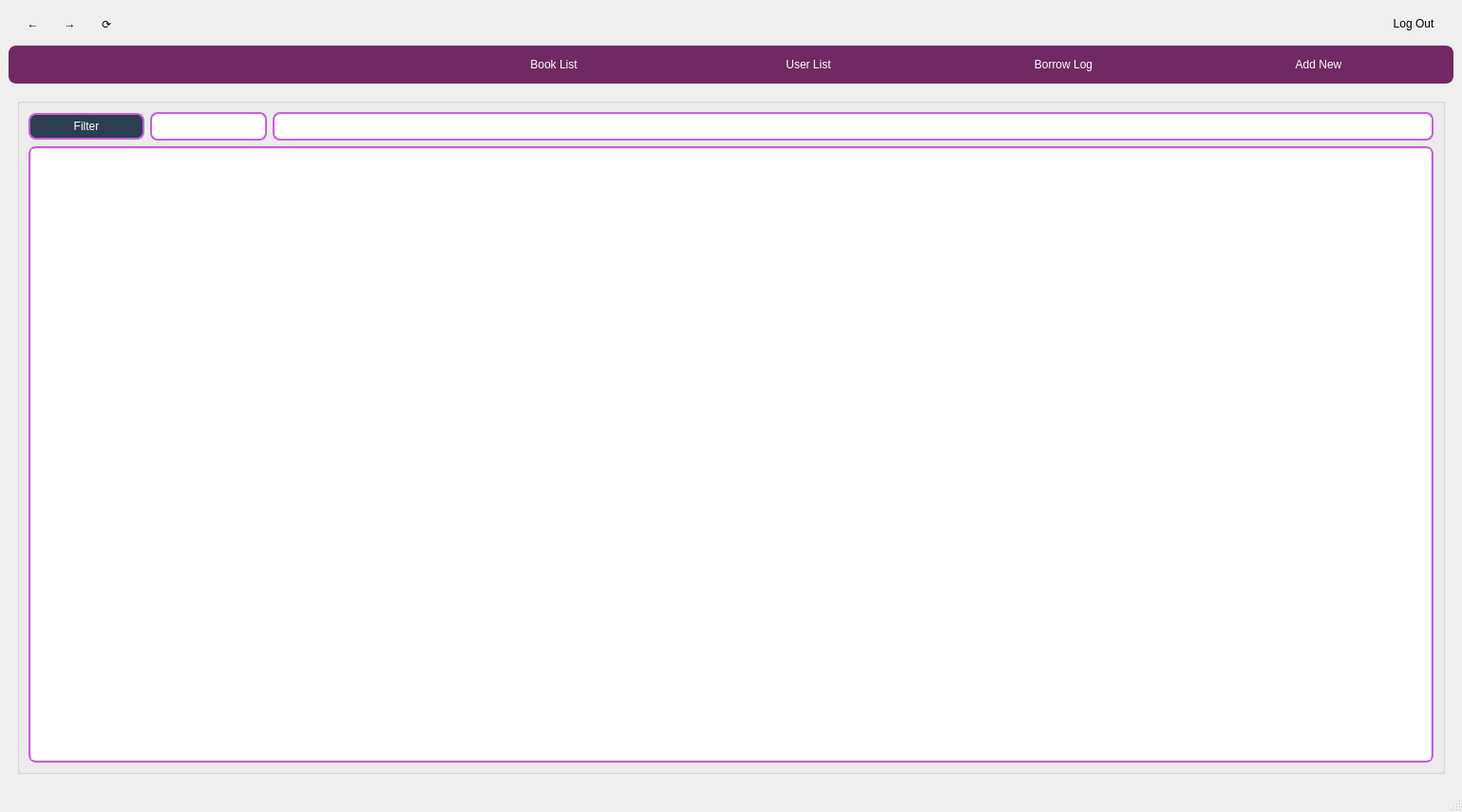
<?xml version="1.0" encoding="UTF-8"?>
<ui version="4.0">
 <class>BookWindow_Librarian</class>
 <widget class="QMainWindow" name="BookWindow_Librarian">
  <property name="geometry">
   <rect>
    <x>0</x>
    <y>0</y>
    <width>1539</width>
    <height>855</height>
   </rect>
  </property>
  <property name="windowTitle">
   <string>MainWindow</string>
  </property>
  <property name="styleSheet">
   <string notr="true"/>
  </property>
  <widget class="QWidget" name="centralwidget">
   <layout class="QVBoxLayout" name="verticalLayout">
    <item>
     <widget class="QWidget" name="titleBarWidget" native="true">
      <layout class="QVBoxLayout" name="verticalLayout_11">
       <item>
        <layout class="QHBoxLayout" name="horizontalLayout_3" stretch="1,1,1,40,2">
         <item>
          <widget class="QPushButton" name="pushButton_PreviousPage">
           <property name="styleSheet">
            <string notr="true">QPushButton {
    background-color: transparent;
    border: none;
    border-radius: 4px;
}

QPushButton:hover {
    background-color: rgba(255, 255, 255, 30);
}

QPushButton:pressed {
    background-color: rgba(255, 255, 255, 50);
}</string>
           </property>
           <property name="text">
            <string>←</string>
           </property>
          </widget>
         </item>
         <item>
          <widget class="QPushButton" name="pushButton_NextPage">
           <property name="styleSheet">
            <string notr="true">QPushButton {
    background-color: transparent;
    border: none;
    border-radius: 4px; 
}

QPushButton:hover {
    background-color: rgba(255, 255, 255, 30); 
}

QPushButton:pressed {
    background-color: rgba(255, 255, 255, 50); 
}</string>
           </property>
           <property name="text">
            <string>→</string>
           </property>
          </widget>
         </item>
         <item>
          <widget class="QPushButton" name="pushButton_Reload">
           <property name="styleSheet">
            <string notr="true">QPushButton {
    background-color: transparent;
    border: none;
    border-radius: 4px; 
}

QPushButton:hover {
    background-color: rgba(255, 255, 255, 30); 
}

QPushButton:pressed {
    background-color: rgba(255, 255, 255, 50); 
}</string>
           </property>
           <property name="text">
            <string>⟳</string>
           </property>
          </widget>
         </item>
         <item>
          <widget class="QLabel" name="label_Space">
           <property name="text">
            <string/>
           </property>
          </widget>
         </item>
         <item>
          <widget class="QPushButton" name="pushButton_LogOut">
           <property name="styleSheet">
            <string notr="true">QPushButton {
    background-color: transparent;
    border: none;
    border-radius: 4px; 
}

QPushButton:hover {
    background-color: rgba(255, 255, 255, 30); 
}

QPushButton:pressed {
    background-color: rgba(255, 255, 255, 50); 
}</string>
           </property>
           <property name="text">
            <string>Log Out</string>
           </property>
          </widget>
         </item>
        </layout>
       </item>
      </layout>
     </widget>
    </item>
    <item>
     <widget class="QGroupBox" name="groupBox_navigationbar">
      <property name="styleSheet">
       <string notr="true">border:2px solid #702963;
border-radius: 8px;
background-color: #702963;</string>
      </property>
      <property name="title">
       <string/>
      </property>
      <layout class="QVBoxLayout" name="verticalLayout_4">
       <item>
        <layout class="QHBoxLayout" name="horizontalLayout" stretch="4,4,5,5,5,5">
         <item>
          <widget class="QLabel" name="label_date">
           <property name="styleSheet">
            <string notr="true">color: rgb(255, 255, 255);</string>
           </property>
           <property name="text">
            <string/>
           </property>
           <property name="alignment">
            <set>Qt::AlignmentFlag::AlignCenter</set>
           </property>
          </widget>
         </item>
         <item>
          <widget class="QLabel" name="label_time">
           <property name="styleSheet">
            <string notr="true">color: rgb(255, 255, 255);</string>
           </property>
           <property name="text">
            <string/>
           </property>
           <property name="alignment">
            <set>Qt::AlignmentFlag::AlignLeading|Qt::AlignmentFlag::AlignLeft|Qt::AlignmentFlag::AlignVCenter</set>
           </property>
          </widget>
         </item>
         <item>
          <widget class="QPushButton" name="pushButton_NavToBookList">
           <property name="styleSheet">
            <string notr="true">QPushButton {
	color: rgb(255, 255, 255);
    text-decoration: none;
}
QPushButton:hover {
    text-decoration: underline;
}</string>
           </property>
           <property name="text">
            <string>Book List</string>
           </property>
          </widget>
         </item>
         <item>
          <widget class="QPushButton" name="pushButton_NavToUserList">
           <property name="styleSheet">
            <string notr="true">QPushButton {
    text-decoration: none;
	color: rgb(255, 255, 255);
}
QPushButton:hover {
    text-decoration: underline;
}</string>
           </property>
           <property name="text">
            <string>User List</string>
           </property>
          </widget>
         </item>
         <item>
          <widget class="QPushButton" name="pushButton_NavToBorrowLog">
           <property name="styleSheet">
            <string notr="true">QPushButton {
	color: rgb(255, 255, 255);
    text-decoration: none;
}
QPushButton:hover {
    text-decoration: underline;
}</string>
           </property>
           <property name="text">
            <string>Borrow Log</string>
           </property>
          </widget>
         </item>
         <item>
          <widget class="QPushButton" name="pushButton_AddNew">
           <property name="styleSheet">
            <string notr="true">QPushButton {
	color: rgb(255, 255, 255);
    text-decoration: none;
}
QPushButton:hover {
    text-decoration: underline;
}</string>
           </property>
           <property name="text">
            <string>Add New</string>
           </property>
          </widget>
         </item>
        </layout>
       </item>
      </layout>
     </widget>
    </item>
    <item>
     <widget class="QStackedWidget" name="stackedWidget">
      <property name="currentIndex">
       <number>0</number>
      </property>
      <widget class="QWidget" name="page_BookList">
       <layout class="QVBoxLayout" name="verticalLayout_2">
        <item>
         <widget class="QGroupBox" name="groupBox_searchpage">
          <property name="title">
           <string/>
          </property>
          <layout class="QVBoxLayout" name="verticalLayout_6">
           <item>
            <layout class="QHBoxLayout" name="horizontalLayout_5" stretch="1,1,10">
             <item>
              <widget class="QPushButton" name="pushButton_filter_book">
               <property name="minimumSize">
                <size>
                 <width>110</width>
                 <height>0</height>
                </size>
               </property>
               <property name="styleSheet">
                <string notr="true">QPushButton{ 
border:2px solid #ca5cdd;
 border-radius:8px;
 padding:5px;
 background-color:#2c3e50;
 border-radius:8px;
 color:white;
}</string>
               </property>
               <property name="text">
                <string>Filter</string>
               </property>
              </widget>
             </item>
             <item>
              <widget class="QComboBox" name="comboBox_searchby_book">
               <property name="sizePolicy">
                <sizepolicy hsizetype="Minimum" vsizetype="Fixed">
                 <horstretch>0</horstretch>
                 <verstretch>0</verstretch>
                </sizepolicy>
               </property>
               <property name="minimumSize">
                <size>
                 <width>110</width>
                 <height>0</height>
                </size>
               </property>
               <property name="acceptDrops">
                <bool>true</bool>
               </property>
               <property name="styleSheet">
                <string notr="true">QComboBox
{
color:rgb(255, 255, 255);
border:2px solid #ca5cdd;
 border-radius:8px;
 padding:5px;
}
QComboBox::drop-down
{
 border:none;
}
QComboBox QAbstractItemView
{
 background-color:#2c3e50;
 selection-background-color:#3498db;
 border-radius:8px;
 color:white;
}</string>
               </property>
               <property name="currentIndex">
                <number>0</number>
               </property>
               <property name="sizeAdjustPolicy">
                <enum>QComboBox::SizeAdjustPolicy::AdjustToContentsOnFirstShow</enum>
               </property>
               <item>
                <property name="text">
                 <string>Search by</string>
                </property>
               </item>
               <item>
                <property name="text">
                 <string>Book Name</string>
                </property>
               </item>
               <item>
                <property name="text">
                 <string>Book Code</string>
                </property>
               </item>
               <item>
                <property name="text">
                 <string>Author</string>
                </property>
               </item>
              </widget>
             </item>
             <item>
              <widget class="QLineEdit" name="lineEdit_searchinput_book">
               <property name="styleSheet">
                <string notr="true"> QLineEdit
{
color:rgb(255, 255, 255);
border:2px solid #ca5cdd;
border-radius:8px;
padding:5px;
}</string>
               </property>
               <property name="inputMask">
                <string/>
               </property>
               <property name="text">
                <string/>
               </property>
               <property name="placeholderText">
                <string>Search by entering book name</string>
               </property>
              </widget>
             </item>
            </layout>
           </item>
           <item>
            <layout class="QVBoxLayout" name="verticalLayout_7" stretch="0">
             <item>
              <widget class="QTableWidget" name="tableWidget_BookList">
               <property name="mouseTracking">
                <bool>true</bool>
               </property>
               <property name="styleSheet">
                <string notr="true">QTableWidget{
color:rgb(255, 255, 255);
alternate-background-color: #606060;
selection-background-color: rgb(63, 63, 63);
selection-color: rgb(255, 255, 255);
border:2px solid #ca5cdd;
border-radius: 8px;
padding:1px;
}</string>
               </property>
               <property name="editTriggers">
                <set>QAbstractItemView::EditTrigger::NoEditTriggers</set>
               </property>
               <property name="alternatingRowColors">
                <bool>true</bool>
               </property>
               <property name="selectionMode">
                <enum>QAbstractItemView::SelectionMode::SingleSelection</enum>
               </property>
               <property name="selectionBehavior">
                <enum>QAbstractItemView::SelectionBehavior::SelectRows</enum>
               </property>
               <attribute name="horizontalHeaderStretchLastSection">
                <bool>true</bool>
               </attribute>
              </widget>
             </item>
            </layout>
           </item>
          </layout>
         </widget>
        </item>
       </layout>
      </widget>
      <widget class="QWidget" name="page_BookDetail">
       <layout class="QVBoxLayout" name="verticalLayout_9">
        <item>
         <widget class="QGroupBox" name="groupBox_2">
          <property name="title">
           <string/>
          </property>
          <layout class="QVBoxLayout" name="verticalLayout_8" stretch="4,0">
           <item>
            <layout class="QHBoxLayout" name="horizontalLayout_7" stretch="1,2">
             <item>
              <widget class="QLabel" name="label_bookImage">
               <property name="minimumSize">
                <size>
                 <width>200</width>
                 <height>200</height>
                </size>
               </property>
               <property name="styleSheet">
                <string notr="true">QLabel
{
border:2px solid #ca5cdd;
 border-radius:8px;
 padding:5px;
}</string>
               </property>
               <property name="frameShape">
                <enum>QFrame::Shape::Box</enum>
               </property>
               <property name="text">
                <string>No Image</string>
               </property>
               <property name="alignment">
                <set>Qt::AlignmentFlag::AlignCenter</set>
               </property>
              </widget>
             </item>
             <item>
              <widget class="QLabel" name="label_discription">
               <property name="styleSheet">
                <string notr="true">QLabel
{
color:rgb(255, 255, 255);
 border:2px solid #ca5cdd;
 border-radius:8px;
 padding:5px;
}</string>
               </property>
               <property name="frameShape">
                <enum>QFrame::Shape::Box</enum>
               </property>
               <property name="text">
                <string/>
               </property>
              </widget>
             </item>
            </layout>
           </item>
           <item>
            <layout class="QHBoxLayout" name="horizontalLayout_2">
             <item>
              <widget class="QPushButton" name="pushButton_EditBook">
               <property name="styleSheet">
                <string notr="true">QPushButton {
color:rgb(255, 255, 255);
    text-decoration: none;
}
QPushButton:hover {
    text-decoration: underline;
}</string>
               </property>
               <property name="text">
                <string>Edit Book</string>
               </property>
              </widget>
             </item>
             <item>
              <widget class="QPushButton" name="pushButton_DeleteBook">
               <property name="styleSheet">
                <string notr="true">QPushButton {
color:rgb(255, 255, 255);
    text-decoration: none;
}
QPushButton:hover {
    text-decoration: underline;
}</string>
               </property>
               <property name="text">
                <string>Delete</string>
               </property>
              </widget>
             </item>
             <item>
              <widget class="QPushButton" name="pushButton_toWeb">
               <property name="styleSheet">
                <string notr="true">QPushButton {
color:rgb(255, 255, 255);
    text-decoration: none;
}
QPushButton:hover {
    text-decoration: underline;
}</string>
               </property>
               <property name="text">
                <string>To Website</string>
               </property>
              </widget>
             </item>
            </layout>
           </item>
          </layout>
         </widget>
        </item>
       </layout>
      </widget>
      <widget class="QWidget" name="page_UserList">
       <layout class="QVBoxLayout" name="verticalLayout_3">
        <item>
         <widget class="QGroupBox" name="groupBox">
          <property name="title">
           <string/>
          </property>
          <layout class="QVBoxLayout" name="verticalLayout_5" stretch="1,10,4">
           <item>
            <layout class="QHBoxLayout" name="horizontalLayout_6" stretch="1,1,10">
             <item>
              <widget class="QPushButton" name="pushButton_filter_user">
               <property name="minimumSize">
                <size>
                 <width>110</width>
                 <height>0</height>
                </size>
               </property>
               <property name="styleSheet">
                <string notr="true">QPushButton{ 
 border:2px solid #ca5cdd;
 border-radius:8px;
 padding:5px;
 background-color:#2c3e50;
 border-radius:8px;
 color:white;
}</string>
               </property>
               <property name="text">
                <string>Filter</string>
               </property>
              </widget>
             </item>
             <item>
              <widget class="QComboBox" name="comboBox_searchby_user">
               <property name="sizePolicy">
                <sizepolicy hsizetype="Minimum" vsizetype="Fixed">
                 <horstretch>0</horstretch>
                 <verstretch>0</verstretch>
                </sizepolicy>
               </property>
               <property name="minimumSize">
                <size>
                 <width>110</width>
                 <height>0</height>
                </size>
               </property>
               <property name="acceptDrops">
                <bool>true</bool>
               </property>
               <property name="styleSheet">
                <string notr="true">QComboBox
{
color:rgb(255, 255, 255);
 border:2px solid #ca5cdd;
 border-radius:8px;
 padding:5px;
}
QComboBox::drop-down
{
 border:none;
}
QComboBox QAbstractItemView
{
 background-color:#2c3e50;
 selection-background-color:#3498db;
 border-radius:8px;
 color:white;
}</string>
               </property>
               <property name="currentIndex">
                <number>0</number>
               </property>
               <property name="sizeAdjustPolicy">
                <enum>QComboBox::SizeAdjustPolicy::AdjustToContentsOnFirstShow</enum>
               </property>
               <item>
                <property name="text">
                 <string>Search by</string>
                </property>
               </item>
               <item>
                <property name="text">
                 <string>User ID</string>
                </property>
               </item>
               <item>
                <property name="text">
                 <string>User Name</string>
                </property>
               </item>
              </widget>
             </item>
             <item>
              <widget class="QLineEdit" name="lineEdit_searchinput_user">
               <property name="styleSheet">
                <string notr="true"> QLineEdit
{
color:rgb(255, 255, 255);
 border:2px solid #ca5cdd;
border-radius:8px;
padding:5px;
}</string>
               </property>
               <property name="inputMask">
                <string/>
               </property>
               <property name="text">
                <string/>
               </property>
               <property name="placeholderText">
                <string>Search by entering exact user ID</string>
               </property>
              </widget>
             </item>
            </layout>
           </item>
           <item>
            <widget class="QTableWidget" name="tableWidget_UserList">
             <property name="mouseTracking">
              <bool>true</bool>
             </property>
             <property name="styleSheet">
              <string notr="true">QTableWidget{
color:rgb(255, 255, 255);
alternate-background-color: #606060;
selection-background-color: rgb(63, 63, 63);
selection-color: rgb(255, 255, 255);
border:2px solid #ca5cdd;
border-radius: 8px;
padding:1px;
}</string>
             </property>
             <property name="editTriggers">
              <set>QAbstractItemView::EditTrigger::NoEditTriggers</set>
             </property>
             <property name="alternatingRowColors">
              <bool>true</bool>
             </property>
             <property name="selectionMode">
              <enum>QAbstractItemView::SelectionMode::SingleSelection</enum>
             </property>
             <property name="selectionBehavior">
              <enum>QAbstractItemView::SelectionBehavior::SelectRows</enum>
             </property>
             <attribute name="horizontalHeaderStretchLastSection">
              <bool>true</bool>
             </attribute>
            </widget>
           </item>
           <item>
            <widget class="QTableWidget" name="tableWidget_RankBoard">
             <property name="styleSheet">
              <string notr="true">QTableWidget{
color:rgb(255, 255, 255);
alternate-background-color: #606060;
selection-background-color: rgb(63, 63, 63);
selection-color: rgb(255, 255, 255);
border:2px solid #ca5cdd;
border-radius: 8px;
padding:1px;
}</string>
             </property>
            </widget>
           </item>
          </layout>
         </widget>
        </item>
       </layout>
      </widget>
      <widget class="QWidget" name="page_BorrowLog">
       <layout class="QVBoxLayout" name="verticalLayout_10">
        <item>
         <widget class="QTableWidget" name="tableWidget_BorrowLog">
          <property name="styleSheet">
           <string notr="true">QTableWidget{
color:rgb(255, 255, 255);
alternate-background-color: #606060;
selection-background-color: rgb(63, 63, 63);
selection-color: rgb(255, 255, 255);
border:2px solid #ca5cdd;
border-radius: 8px;
padding:1px;
}</string>
          </property>
          <property name="editTriggers">
           <set>QAbstractItemView::EditTrigger::NoEditTriggers</set>
          </property>
          <property name="dragDropOverwriteMode">
           <bool>false</bool>
          </property>
          <property name="alternatingRowColors">
           <bool>true</bool>
          </property>
          <property name="selectionMode">
           <enum>QAbstractItemView::SelectionMode::NoSelection</enum>
          </property>
          <property name="selectionBehavior">
           <enum>QAbstractItemView::SelectionBehavior::SelectRows</enum>
          </property>
         </widget>
        </item>
       </layout>
      </widget>
     </widget>
    </item>
   </layout>
  </widget>
  <widget class="QMenuBar" name="menubar">
   <property name="geometry">
    <rect>
     <x>0</x>
     <y>0</y>
     <width>1539</width>
     <height>24</height>
    </rect>
   </property>
  </widget>
  <widget class="QStatusBar" name="statusbar"/>
 </widget>
 <resources/>
 <connections/>
</ui>
